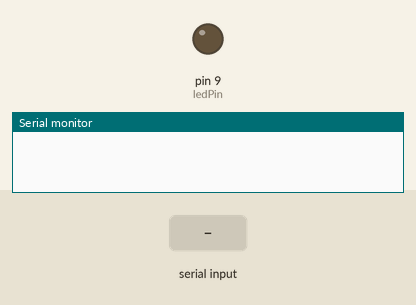
Recording of a sketch running on a simulated Arduino Uno, built with avr-gcc and run on an emulated ATmega328P. Parts: output pins drawn as LEDs (lit = HIGH), the last lines printed to the serial monitor. Inputs (shaded band) come from the test bench.

Above: at 1.2 s.
1.3 s: byte 30 received over Serial
At 2.4 s:
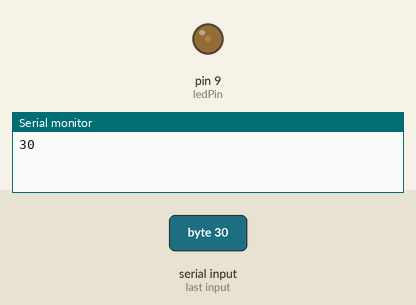
2.8 s: byte 90 received over Serial
At 3.6 s:
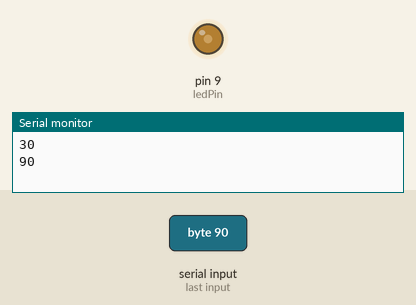
Timing chart, 0 to 5.8 s (numbered marks = the images above; inputs shaded):
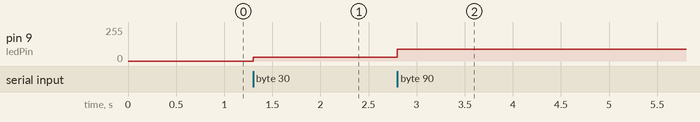

The sketch:

AppwithScroll.ino
```cpp
int data = 0;
int ledPin = 9;
int inputPin1 = 2;               // choose the input pin (for PIR sensor)
int pirState = LOW;             // we start, assuming no motion detected
int val = 0;
int val2 = 0; // variable for reading the pin status


void setup() {
Serial.begin(9600);
pinMode(ledPin,OUTPUT);
pinMode(inputPin1, INPUT);     // declare sensor as input
}

void app() {
  if(Serial.available()>0){
  data = Serial.read();
  Serial.println(data);
  analogWrite(ledPin, data);
  }
}

void loop() {
app();
}
```

Measured:
- after the input at 1.3 s, pin 9 (ledPin): 0/255 → 30/255 at once
- after the input at 2.8 s, pin 9 (ledPin): 30/255 → 90/255 at once
